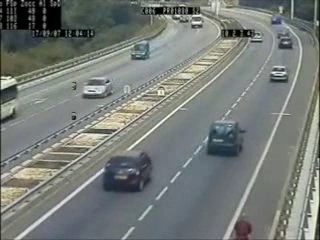
#> input picture frame 75 of Images_and_videos/cars.avi, 320 x 240 px, given in place of lane1-straight.mp4, which was not available
$ python Lane_Lines_Detector.py
#> lines starting #> are read from the running program, lines starting #| are printed output that depends on the picture; after the words box and inside, x2 and y2 are one past the last pixel; in counts of white or black regions, pixels touching at a corner belong together
import cv2
import numpy as np
from cvhandle import *

PATH = 'C://Users//gostapenko//NEW_Pycharm_Projects//MY_CV_NOTEBOOKS//OpenCV Course Notebooks//lane1-straight.mp4'

# Create a video capture object
video_capture = cv2.VideoCapture(PATH)

# Check if it has opened properly
if video_capture.isOpened():
    print('Success.')
else:
    print('Failed to open the video file.')

# Get the video file properties
frame_width = int(video_capture.get(cv2.CAP_PROP_FRAME_WIDTH))
frame_height = int(video_capture.get(cv2.CAP_PROP_FRAME_HEIGHT))
frame_size = (frame_width, frame_height)
fps = 20

# Create a video writer object
video_writer = cv2.VideoWriter('Lane_lines_detector.mp4', cv2.VideoWriter_fourcc(*'FMP4'), fps, frame_size)

# Process the loop
while True:
    # Read the video file
    has_frames, frame = video_capture.read()
#> frame is the input picture: shape (240, 320, 3); mean B, G, R 120, 123.9, 118.8
    if not has_frames:
        break

    # Process the frames
    frame_gray = cv2.cvtColor(frame, cv2.COLOR_BGR2GRAY)
    retval, frame_thresh = cv2.threshold(frame_gray, 190, 255, cv2.THRESH_BINARY)
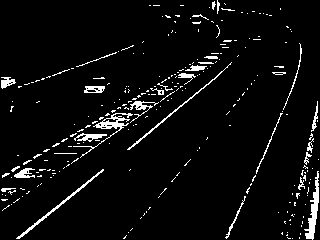
#> frame_thresh: shape (240, 320); 5% white in thin lines or dots

    # Create a lane lines ROI and the mask
    mask = np.zeros_like(frame_thresh)
    roi_points = np.array([[[100, 540],
                            [420, 340],
                            [600, 340],
                            [900, 540]]])
    ignore_mask_color = (255, 255, 255)
    frame_poly = cv2.fillPoly(mask, roi_points, ignore_mask_color)
#> mask: shape (240, 320); every value is 0
    frame_mask = cv2.bitwise_and(frame_poly, frame_thresh)

    # [7 lines of commented-out code are left out]
    contours, hierarchy = cv2.findContours(frame_mask, cv2.RETR_EXTERNAL, cv2.CHAIN_APPROX_NONE)
#> contours = []
    for contour in contours:
        cv2.drawContours(frame, contour, -1, (0, 255, 255), 5, cv2.LINE_AA)
#> this loop made 0 passes

    # Specify keyboard input
    key = cv2.waitKey(5)
#> (key Q is pressed here)

    # Terminate
    if key == 27 or key == ord('Q') or key == ord('q'):
        break

    # Display the video file
    cv2.imshow('Lane_lines_detector', frame_lines)

    # Write the video file
    video_writer.write(frame)

cv2.destroyAllWindows()
video_capture.release()
video_writer.release()

$ run again, starting later in the video
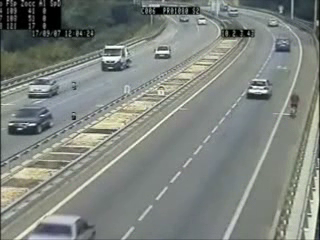
#> input picture frame 337 of Images_and_videos/cars.avi, 320 x 240 px, given in place of lane1-straight.mp4, which was not available
#> frame is the input picture: shape (240, 320, 3); mean B, G, R 126.3, 131.7, 126
#> `frame_gray = cv2.cvtColor(frame, cv2.COLOR_BGR2GRAY)`:
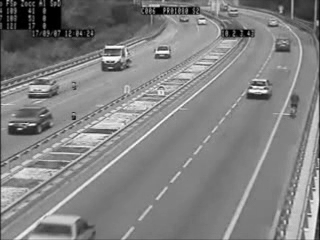
#> frame_gray: shape (240, 320); min 0, max 254, mean 129.4
#> `retval, frame_thresh = cv2.threshold(frame_gray, 190, 255, cv2.THRESH_..`:
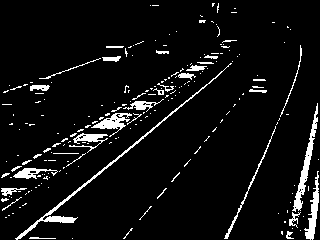
#> frame_thresh: shape (240, 320); 6.5% white; 215 white regions (178 under 20 px), largest, box (x1, y1, x2, y2) and area: (15, 63, 232, 240) 790, (292, 103, 318, 212) 571, (304, 171, 319, 240) 391
#> mask: shape (240, 320); every value is 0
#> contours = []

$ run again, starting later in the video
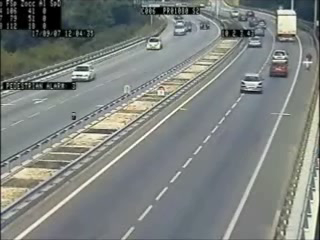
#> input picture frame 600 of Images_and_videos/cars.avi, 320 x 240 px, given in place of lane1-straight.mp4, which was not available
#> frame is the input picture: shape (240, 320, 3); mean B, G, R 126.6, 129.8, 124.9
#> `frame_gray = cv2.cvtColor(frame, cv2.COLOR_BGR2GRAY)`:
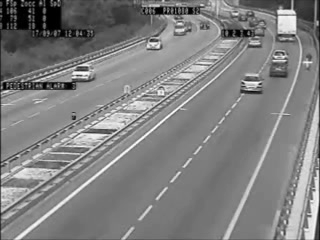
#> frame_gray: shape (240, 320); min 0, max 254, mean 127.9
#> `retval, frame_thresh = cv2.threshold(frame_gray, 190, 255, cv2.THRESH_..`:
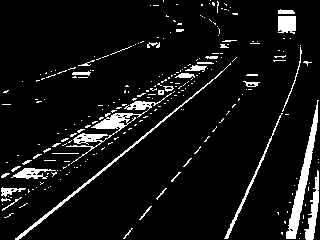
#> frame_thresh: shape (240, 320); 7.7% white; 257 white regions (222 under 20 px), largest, box (x1, y1, x2, y2) and area: (286, 100, 319, 239) 987, (66, 93, 172, 164) 925, (15, 63, 231, 240) 640
#> mask: shape (240, 320); every value is 0
#> contours = []
